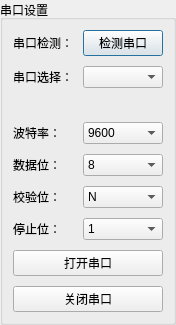
  <widget class="QGroupBox" name="formGroupBox">
   <property name="geometry">
    <rect>
     <x>20</x>
     <y>20</y>
     <width>167</width>
     <height>301</height>
    </rect>
   </property>
   <property name="title">
    <string>串口设置</string>
   </property>
   <layout class="QFormLayout" name="formLayout">
    <property name="horizontalSpacing">
     <number>10</number>
    </property>
    <property name="verticalSpacing">
     <number>10</number>
    </property>
    <property name="leftMargin">
     <number>10</number>
    </property>
    <property name="topMargin">
     <number>10</number>
    </property>
    <property name="rightMargin">
     <number>10</number>
    </property>
    <property name="bottomMargin">
     <number>10</number>
    </property>
    <item row="0" column="0">
     <widget class="QLabel" name="s1__lb_1">
      <property name="text">
       <string>串口检测：</string>
      </property>
     </widget>
    </item>
    <item row="0" column="1">
     <widget class="QPushButton" name="s1__box_1">
      <property name="text">
       <string>检测串口</string>
      </property>
      <property name="autoRepeatInterval">
       <number>100</number>
      </property>
      <property name="default">
       <bool>true</bool>
      </property>
     </widget>
    </item>
    <item row="1" column="0">
     <widget class="QLabel" name="s1__lb_2">
      <property name="text">
       <string>串口选择：</string>
      </property>
     </widget>
    </item>
    <item row="1" column="1">
     <widget class="QComboBox" name="s1__box_2"/>
    </item>
    <item row="3" column="0">
     <widget class="QLabel" name="s1__lb_3">
      <property name="text">
       <string>波特率：</string>
      </property>
     </widget>
    </item>
    <item row="3" column="1">
     <widget class="QComboBox" name="s1__box_3">
      <item>
       <property name="text">
        <string>9600</string>
       </property>
      </item>
      <item>
       <property name="text">
        <string>115200</string>
       </property>
      </item>
      <item>
       <property name="text">
        <string>2400</string>
       </property>
      </item>
      <item>
       <property name="text">
        <string>4800</string>
       </property>
      </item>
      <item>
       <property name="text">
        <string>14400</string>
       </property>
      </item>
      <item>
       <property name="text">
        <string>19200</string>
       </property>
      </item>
      <item>
       <property name="text">
        <string>38400</string>
       </property>
      </item>
      <item>
       <property name="text">
        <string>57600</string>
       </property>
      </item>
      <item>
       <property name="text">
        <string>76800</string>
       </property>
      </item>
      <item>
       <property name="text">
        <string>12800</string>
       </property>
      </item>
      <item>
       <property name="text">
        <string>230400</string>
       </property>
      </item>
      <item>
       <property name="text">
        <string>460800</string>
       </property>
      </item>
     </widget>
    </item>
    <item row="4" column="0">
     <widget class="QLabel" name="s1__lb_4">
      <property name="text">
       <string>数据位：</string>
      </property>
     </widget>
    </item>
    <item row="4" column="1">
     <widget class="QComboBox" name="s1__box_4">
      <item>
       <property name="text">
        <string>8</string>
       </property>
      </item>
      <item>
       <property name="text">
        <string>7</string>
       </property>
      </item>
      <item>
       <property name="text">
        <string>6</string>
       </property>
      </item>
      <item>
       <property name="text">
        <string>5</string>
       </property>
      </item>
     </widget>
    </item>
    <item row="5" column="0">
     <widget class="QLabel" name="s1__lb_5">
      <property name="text">
       <string>校验位：</string>
      </property>
     </widget>
    </item>
    <item row="5" column="1">
     <widget class="QComboBox" name="s1__box_5">
      <item>
       <property name="text">
        <string>N</string>
       </property>
      </item>
     </widget>
    </item>
    <item row="7" column="0" colspan="2">
     <widget class="QPushButton" name="open_button">
      <property name="text">
       <string>打开串口</string>
      </property>
     </widget>
    </item>
    <item row="8" column="0" colspan="2">
     <widget class="QPushButton" name="close_button">
      <property name="text">
       <string>关闭串口</string>
      </property>
     </widget>
    </item>
    <item row="6" column="0">
     <widget class="QLabel" name="s1__lb_6">
      <property name="text">
       <string>停止位：</string>
      </property>
     </widget>
    </item>
    <item row="6" column="1">
     <widget class="QComboBox" name="s1__box_6">
      <item>
       <property name="text">
        <string>1</string>
       </property>
      </item>
     </widget>
    </item>
    <item row="2" column="0" colspan="2">
     <widget class="QLabel" name="state_label">
      <property name="text">
       <string/>
      </property>
      <property name="textFormat">
       <enum>Qt::AutoText</enum>
      </property>
      <property name="scaledContents">
       <bool>true</bool>
      </property>
      <property name="alignment">
       <set>Qt::AlignRight|Qt::AlignTrailing|Qt::AlignVCenter</set>
      </property>
     </widget>
    </item>
   </layout>
  </widget>
